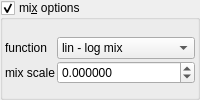
    <widget class="MyGroupBox" name="groupCheck_transf_function_enabledM_false">
     <property name="title">
      <string>mi&amp;x options</string>
     </property>
     <property name="checkable">
      <bool>true</bool>
     </property>
     <layout class="QVBoxLayout" name="verticalLayout_14" stretch="0">
      <property name="spacing">
       <number>2</number>
      </property>
      <property name="leftMargin">
       <number>2</number>
      </property>
      <property name="topMargin">
       <number>2</number>
      </property>
      <property name="rightMargin">
       <number>2</number>
      </property>
      <property name="bottomMargin">
       <number>2</number>
      </property>
      <item>
       <layout class="QGridLayout" name="gridLayout_76" columnstretch="0,1">
        <property name="topMargin">
         <number>5</number>
        </property>
        <item row="1" column="1">
         <widget class="MyComboBox" name="comboBox_combo3">
          <item>
           <property name="text">
            <string>lin - log mix</string>
           </property>
          </item>
          <item>
           <property name="text">
            <string>pk - lin mix</string>
           </property>
          </item>
          <item>
           <property name="text">
            <string>log - pk mix</string>
           </property>
          </item>
         </widget>
        </item>
        <item row="2" column="0">
         <widget class="QLabel" name="label_128">
          <property name="text">
           <string>mix scale</string>
          </property>
         </widget>
        </item>
        <item row="1" column="0">
         <widget class="QLabel" name="label_11">
          <property name="text">
           <string>function</string>
          </property>
         </widget>
        </item>
        <item row="2" column="1">
         <widget class="MyDoubleSpinBox" name="spinbox_transf_scale_1">
          <property name="sizePolicy">
           <sizepolicy hsizetype="Minimum" vsizetype="Maximum">
            <horstretch>0</horstretch>
            <verstretch>0</verstretch>
           </sizepolicy>
          </property>
          <property name="prefix">
           <string/>
          </property>
          <property name="suffix">
           <string/>
          </property>
          <property name="decimals">
           <number>6</number>
          </property>
          <property name="minimum">
           <double>-99.989999999999995</double>
          </property>
          <property name="maximum">
           <double>99.989999999999995</double>
          </property>
          <property name="singleStep">
           <double>0.100000000000000</double>
          </property>
         </widget>
        </item>
       </layout>
      </item>
     </layout>
    </widget>
